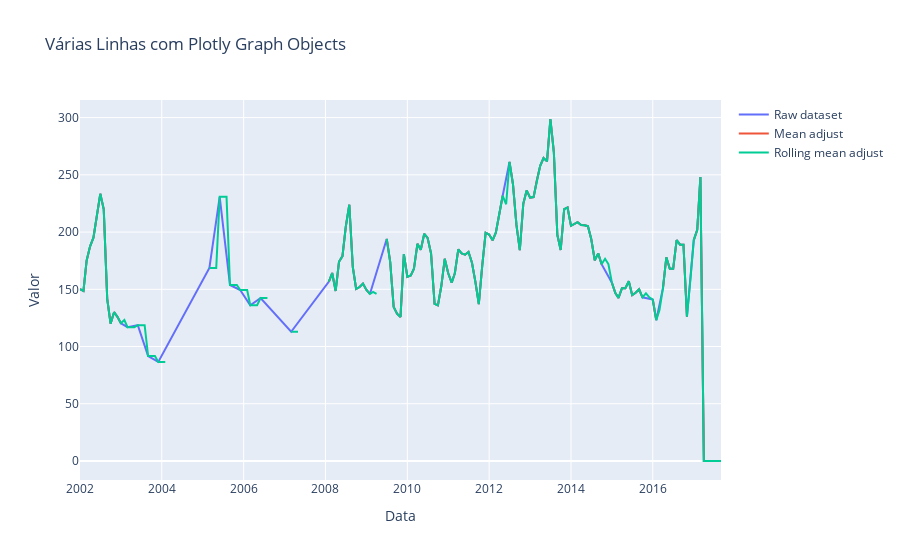

Here is the notebook cell this chart was saved with:
### Code cell
# Criar a figura
fig = go.Figure()

# Adicionar traços para cada DataFrame
fig.add_trace(go.Scatter(x=dataframe_to_adjust['date'], y=dataframe_to_adjust['price'], mode='lines', name='Raw dataset'))
fig.add_trace(go.Scatter(x=dataframe_adjusted['date'], y=dataframe_adjusted['price'], mode='lines', name='Mean adjust'))
fig.add_trace(go.Scatter(x=dataframe_adjusted_rolling['date'], y=dataframe_adjusted_rolling['price'], mode='lines', name='Rolling mean adjust'))

# Adicionar título e rótulos dos eixos
fig.update_layout(title='Várias Linhas com Plotly Graph Objects',
                  xaxis_title='Data',
                  yaxis_title='Valor')

# Mostrar o gráfico
fig.show()

### Figure 1 — Plotly figure (JSON) as saved in the notebook; plotly's stock layout.template omitted (floating-point values rounded to 4 significant figures; data arrays with more than 128 entries replaced by an {"elided": "..."} marker saying what was removed)
{"data": [{"mode": "lines", "name": "Raw dataset", "x": {"elided": "129 str values"}, "y": {"elided": "129 float values"}, "type": "scatter"}, {"mode": "lines", "name": "Mean adjust", "x": {"elided": "189 str values"}, "y": {"elided": "189 float values"}, "type": "scatter"}, {"mode": "lines", "name": "Rolling mean adjust", "x": {"elided": "189 str values"}, "y": {"elided": "189 float values"}, "type": "scatter"}], "layout": {"title": {"text": "Várias Linhas com Plotly Graph Objects"}, "xaxis": {"title": {"text": "Data"}}, "yaxis": {"title": {"text": "Valor"}}}}
